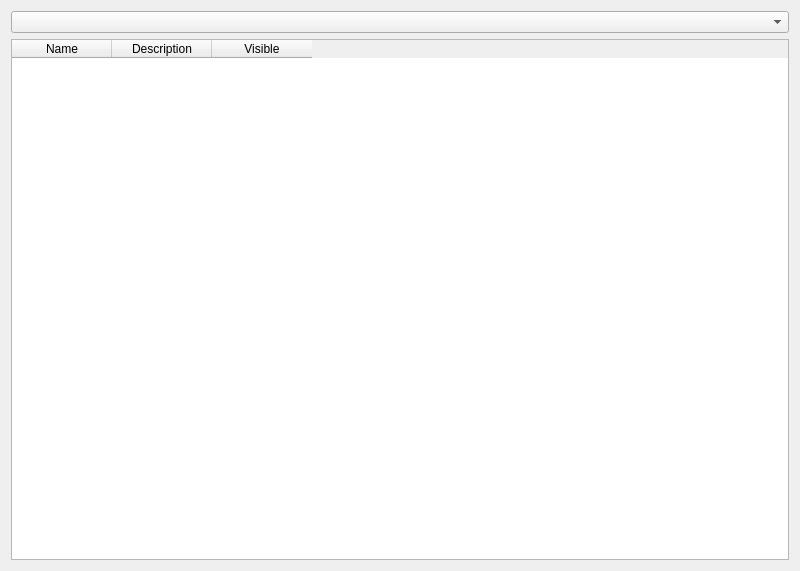
<?xml version="1.0" encoding="UTF-8"?>
<ui version="4.0">
 <class>StepManager</class>
 <widget class="QWidget" name="StepManager">
  <property name="geometry">
   <rect>
    <x>0</x>
    <y>0</y>
    <width>800</width>
    <height>571</height>
   </rect>
  </property>
  <property name="windowTitle">
   <string>Step Manager</string>
  </property>
  <layout class="QVBoxLayout" name="vBoxLayout">
   <item>
    <widget class="QComboBox" name="mpComboBox">

    </widget>
   </item>
   <item>
   <widget class="QTableWidget" name="mpTable">
    <property name="selectionBehavior">
     <enum>QAbstractItemView::SelectRows</enum>
    </property>
    <attribute name="verticalHeaderVisible">
     <bool>false</bool>
    </attribute>
    <column>
     <property name="text">
      <string>Name</string>
     </property>
    </column>
    <column>
     <property name="text">
      <string>Description</string>
     </property>
    </column>
    <column>
     <property name="text">
      <string>Visible</string>
     </property>
    </column>
   </widget>
   </item>
  </layout>
 </widget>
</ui>
